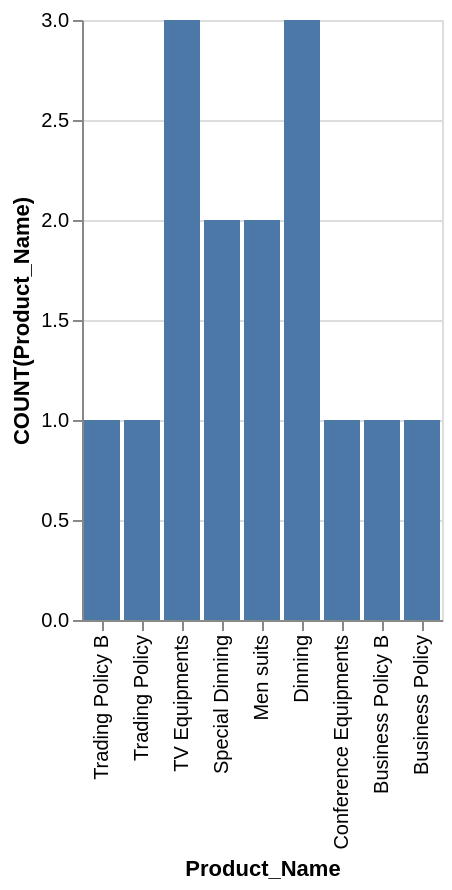

The specification (Vega-Lite) saved for this image:
### Vega-Lite specification from a JSON file in a GitHub repository (floating-point values rounded to 4 significant figures)
{"data": {"values": [{"x_data": "Business Policy", "y_data": 1}, {"x_data": "Business Policy B", "y_data": 1}, {"x_data": "Conference Equipments", "y_data": 1}, {"x_data": "Dinning", "y_data": 3}, {"x_data": "Men suits", "y_data": 2}, {"x_data": "Special Dinning", "y_data": 2}, {"x_data": "TV Equipments", "y_data": 3}, {"x_data": "Trading Policy", "y_data": 1}, {"x_data": "Trading Policy B", "y_data": 1}]}, "mark": "bar", "encoding": {"x": {"field": "x_data", "type": "nominal", "title": "Product_Name", "sort": "descending"}, "y": {"field": "y_data", "type": "quantitative", "title": "COUNT(Product_Name)"}}}
